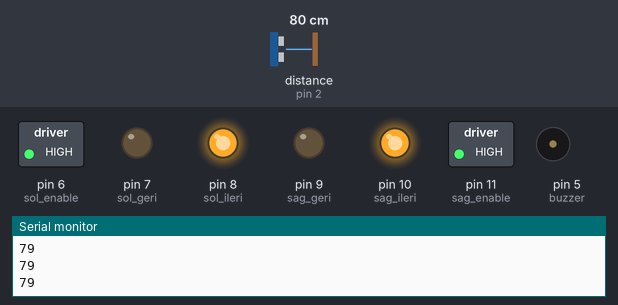
The sketch below on a simulated Arduino Uno, built with avr-gcc and run on an emulated ATmega328P. Parts: switched loads named in the sketch (green lamp = pin HIGH), output pins drawn as LEDs (lit = HIGH), buzzer (waves = sounding, pin HIGH), the last lines printed to the serial monitor. Wiring (inferred from the names in the program): ultrasonic range finder: trigger pin 3; echo pin 2. Dashed ring = blinking. Inputs (shaded band) come from the test bench; at power-on: distance to the obstacle (sensor on pin 2) 80 cm. The echo pulse lasts 58.3 µs per cm; pins used as bus, display or sensor lines are not drawn.

Above: at 1.2 s.
1.3 s: distance to the obstacle (sensor on pin 2) set to 22 cm
2.8 s: distance to the obstacle (sensor on pin 2) set to 18 cm
At 3.7 s:
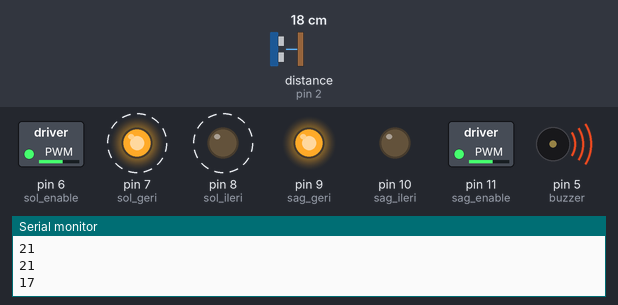
At 4.7 s:
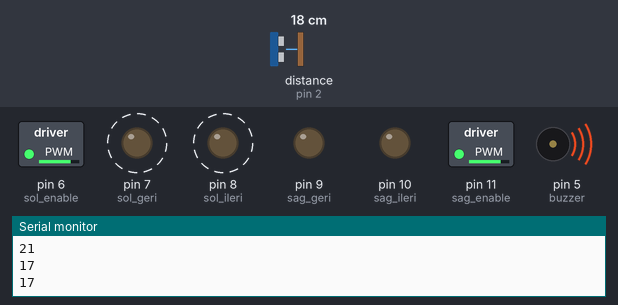
5.8 s: distance to the obstacle (sensor on pin 2) set to 35 cm
At 6.7 s:
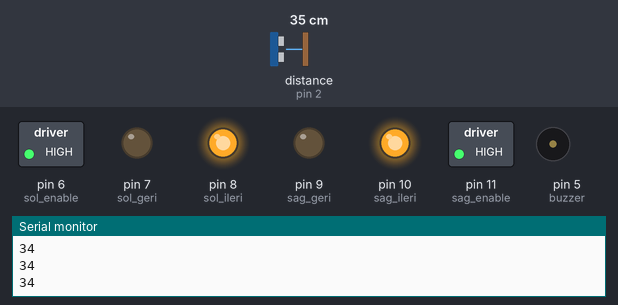
Timing chart, 0 to 8.8 s (numbered marks = the images above; inputs shaded):
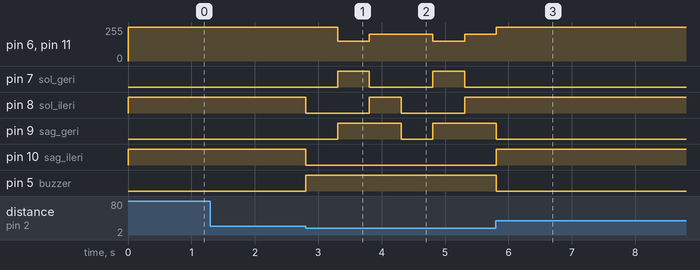

The sketch:

Engelden_Kacan_Arac_Kod.ino
```cpp
/* Engelden Kaçan Araç */
int sure = 0;
int mesafe = 0;

const int trig_pin = 3;
const int echo_pin = 2;
const int sag_enable = 11;  // ENABLE A
const int sag_ileri = 10;   // INPUT 1
const int sag_geri = 9;     // INPUT 2
const int sol_ileri = 8;    // INPUT 3
const int sol_geri = 7;     // INPUT 4
const int sol_enable = 6;   // ENABLE B
const int buzzer = 5;

void setup() {
  pinMode(buzzer, OUTPUT);
  pinMode(trig_pin, OUTPUT);
  pinMode(echo_pin, INPUT);
  pinMode(sag_ileri, OUTPUT);
  pinMode(sag_geri, OUTPUT);
  pinMode(sol_ileri, OUTPUT);
  pinMode(sol_geri, OUTPUT);
  pinMode(sag_enable, OUTPUT);
  pinMode(sol_enable, OUTPUT);
  Serial.begin(9600);
}

void loop() {
  digitalWrite(trig_pin, HIGH);
  delayMicroseconds(10);
  digitalWrite(trig_pin, LOW);
  sure = pulseIn(echo_pin, HIGH);
  mesafe = (sure / 2) / 29.1;
  Serial.println(mesafe);


  if (mesafe < 20) {  // mesafe 20 cm den küçükse
    // motorlar kitlenerek araç durdurulur

    stop();
    delay(500);
    geri();
    delay(500);
    sag();
    delay(500);
  }

  else {
    ileri();
  }
}
void stop() {
  digitalWrite(buzzer, HIGH);
  digitalWrite(sag_ileri, LOW);
  digitalWrite(sag_geri, LOW);
  digitalWrite(sol_ileri, LOW);
  digitalWrite(sol_geri, LOW);
}
void sag() {
  // araç sağa döndürülür
  digitalWrite(sag_ileri, LOW);
  digitalWrite(sag_geri, HIGH);
  digitalWrite(sol_ileri, HIGH);
  digitalWrite(sol_geri, LOW);
  analogWrite(sag_enable, 200);  // motor hızları 200 PWM
  analogWrite(sol_enable, 200);
}
void ileri() {
  digitalWrite(sag_ileri, HIGH);
  digitalWrite(sag_geri, LOW);
  digitalWrite(sol_ileri, HIGH);
  digitalWrite(sol_geri, LOW);
  analogWrite(sag_enable, 255);  // motor hızları 255 PWM
  analogWrite(sol_enable, 255);
  digitalWrite(buzzer, LOW);
}
void geri() {
  digitalWrite(sag_ileri, LOW);
  digitalWrite(sag_geri, HIGH);
  digitalWrite(sol_ileri, LOW);
  digitalWrite(sol_geri, HIGH);
  analogWrite(sag_enable, 150);  // motor hızları 200 PWM
  analogWrite(sol_enable, 150);
}
```

Measured:
- the behaviour switches between 21 and 20 cm on distance to the obstacle (sensor on pin 2) (found by bisection; images 0 and 1)
- after the input at 2.8 s, pin 6 (sol_enable): alternates 200/255 for 1.0 s and 150/255 for 0.50 s, starting after 0.51 s; pin 7 (sol_geri): alternates HIGH for 0.50 s and LOW for 1.0 s, starting after 0.51 s
- after the input at 5.8 s, pin 7 (sol_geri): stops changing and stays LOW; pin 8 (sol_ileri): stops changing and stays HIGH; pin 9 (sag_geri): goes on until 5.8 s, then stays LOW; pin 10 (sag_ileri): LOW → HIGH at once; pin 5 (buzzer): HIGH → LOW at once
